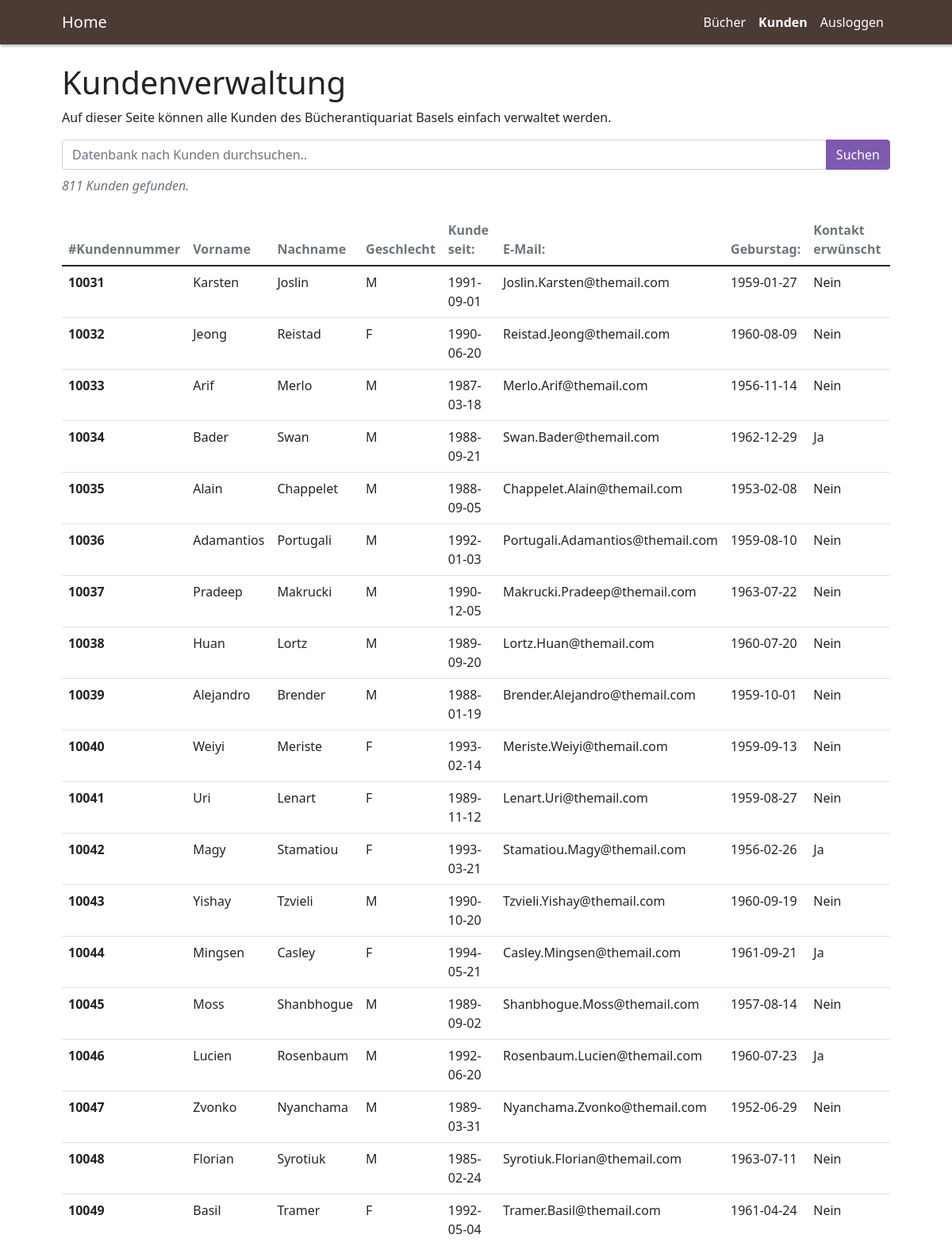
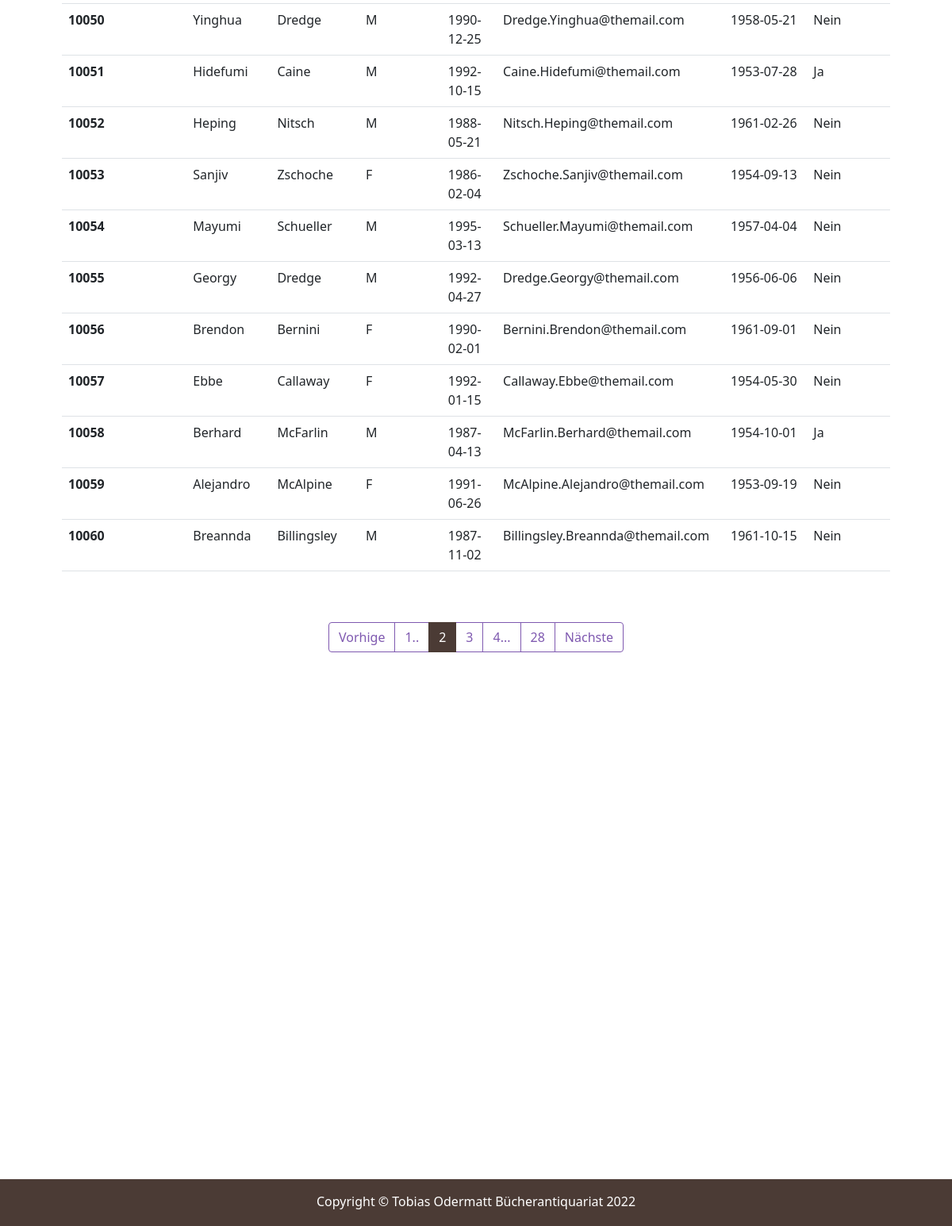
The app's page /index.php?view=viewCustomer&page=2 (signed in) with its own data (2 pictures, top to bottom).
### tables this page shows
CREATE TABLE `kunden` (
  `kid` int(11) NOT NULL,
  `geburtstag` date NOT NULL,
  `vorname` varchar(50) NOT NULL,
  `name` varchar(50) NOT NULL,
  `geschlecht` enum('M','F') NOT NULL,
  `kunde_seit` date NOT NULL,
  `email` varchar(150) NOT NULL,
  `kontaktpermail` tinyint(4) NOT NULL
);

### controller/CustomerController.php (called while the page is built, shortened)
<?php
class CustomerController {
    public function load_customers($start,$limit,$db,$sortmethod,$sort){
        $Customers = new Customer();
        $Customers = $Customers->get_data($start,$limit,$db,$sortmethod,$sort);
        return $Customers;
    }
}
?>

### model/customer.php (called while the page is built, shortened)
<?php
class Customer{
public function get_data($start,$limit,$db,$sortmethod,$sort){
    $countrecords = $db->query("SELECT COUNT(*) FROM kunden");
    $countrecords = $countrecords->fetchColumn();
    $stmt = $db->prepare("SELECT * FROM kunden LIMIT $start, $limit");
    $stmt->execute();
    return array($countrecords,$stmt->fetchAll(PDO::FETCH_CLASS, "customer"));
}
}
?>

### view/viewCustomer.inc.php (the view, shortened to what this page needs)
<br>
<h1>Kundenverwaltung</h1>
<p>Auf dieser Seite können alle Kunden des Bücherantiquariat Basels einfach verwaltet werden.</p>
<?php
require_once('controller/CustomerController.php');
require_once('helpers/paginationmanagement.php');
include 'model/customer.php';
$db = Database::getInstance();
$countOfResults = 30;
$paginationsystem = new paginationmanagement($countOfResults);
$start = $paginationsystem->get_start();
$limit = $paginationsystem->get_limit();
$customers  = new CustomerController($db);
$sortoption = ["ASC", "DESC"];
$displaysortmethod = "ASC";
if(isset($_GET['sortmethod']))
{
 if(in_array($_GET['sortmethod'], $sortoption))
  {
	$sortmethod = $_GET['sortmethod'];
  if($sortmethod == "ASC")
  {
      $displaysortmethod = "DESC";
  }
  else
  {
      $displaysortmethod = "ASC";
  }
  }
}
else
{
  $sortmethod = "ASC";
}
$sort = isset($_GET['sort']) ? $_GET['sort'] : null;
$searchkeyword = isset($_GET['search']) ? $_GET['search'] : null;
$totalcounts = 0;
if($searchkeyword == null)
{
  $result = $customers->load_customers($start, $limit, $db, $sortmethod, $sort);
  $totalcounts = $result[0];
  $customers = $result[1];
}
else
{
  $result = $customers->load_customersWithKeyword($start, $limit, $db, $searchkeyword, $sortmethod, $sort);
  $totalcounts = $result[0];
  $customers = $result[1];
}
if($searchkeyword == null){
  $displaysearch = '';
}
else{
  $displaysearch = '&search=' . $searchkeyword;
}
?>
<div class="input-group">
  <input type="search" class="form-control rounded" placeholder="Datenbank nach Kunden durchsuchen.." id="searchInput"/>
  <button type="button" onclick="addSearchParamToGET()" class="btn btn-primary">Suchen</button>
</div>
<p class="text-secondary py-2" style="font-style: italic"><?php echo $totalcounts?> Kunden gefunden.</p>
<table class="table">
  <thead class="thead-light">
    <tr>
      <th scope="col"><a href="./index.php?view=viewCustomer&sortmethod=<?php echo $displaysortmethod ?>&sort=kid<?php echo $displaysearch?>" class="link-secondary text-decoration-none">
          #Kundennummer</a></th>
      <th scope="col"><a href="./index.php?view=viewCustomer&sortmethod=<?php echo $displaysortmethod ?>&sort=vorname<?php echo $displaysearch?>" class="link-secondary text-decoration-none">
          Vorname</a></th>
      <th scope="col"><a href="./index.php?view=viewCustomer&sortmethod=<?php echo $displaysortmethod ?>&sort=name<?php echo $displaysearch?>" class="link-secondary text-decoration-none">
          Nachname</a></th>
      <th scope="col"><a href="./index.php?view=viewCustomer&sortmethod=<?php echo $displaysortmethod ?>&sort=geschlecht<?php echo $displaysearch?>" class="link-secondary text-decoration-none">
          Geschlecht</a></th>
      <th scope="col"><a href="./index.php?view=viewCustomer&sortmethod=<?php echo $displaysortmethod ?>&sort=kunde_seit<?php echo $displaysearch?>" class="link-secondary text-decoration-none">
          Kunde seit:</a></th>
      <th scope="col"><a href="./index.php?view=viewCustomer&sortmethod=<?php echo $displaysortmethod ?>&sort=email<?php echo $displaysearch?>" class="link-secondary text-decoration-none">
          E-Mail:</a></th>
      <th scope="col"><a href="./index.php?view=viewCustomer&sortmethod=<?php echo $displaysortmethod ?>&sort=geburtstag<?php echo $displaysearch?>" class="link-secondary text-decoration-none">
          Geburstag:</a></th>
      <th scope="col"><a href="./index.php?view=viewCustomer&sortmethod=<?php echo $displaysortmethod ?>&sort=kontaktpermail<?php echo $displaysearch?>" class="link-secondary text-decoration-none">
          Kontakt erwünscht</a></th>
    </tr>
  </thead>
  <tbody>
    <?php foreach ($customers as $customer) : ?>
      <tr>
        <th scope="row"><?php echo $customer->kid; ?></th>
        <td><?php echo $customer->vorname; ?></td>
        <td><?php echo $customer->name; ?></td>
        <td><?php echo $customer->geschlecht; ?></td>
        <td><?php echo $customer->kunde_seit; ?></td>
        <td><?php echo $customer->email; ?></td>
        <td><?php echo $customer->geburtstag; ?></td>
        <td><?php echo $customer->kontaktpermail == 1 ? "Ja" : "Nein"; ?></td>
      </tr>
    <?php endforeach; ?>
  </tbody>
</table>

### records on screen
kunden: kid "10031", vorname "Karsten", name "Joslin", geschlecht "M", kunde_seit "1991-09-01", email "Joslin.Karsten@themail.com", geburtstag "1959-01-27", kontaktpermail "Nein"
kunden: kid "10032", vorname "Jeong", name "Reistad", geschlecht "F", kunde_seit "1990-06-20", email "Reistad.Jeong@themail.com", geburtstag "1960-08-09", kontaktpermail "Nein"
kunden: kid "10033", vorname "Arif", name "Merlo", geschlecht "M", kunde_seit "1987-03-18", email "Merlo.Arif@themail.com", geburtstag "1956-11-14", kontaktpermail "Nein"
kunden: kid "10034", vorname "Bader", name "Swan", geschlecht "M", kunde_seit "1988-09-21", email "Swan.Bader@themail.com", geburtstag "1962-12-29", kontaktpermail "Ja"
kunden: kid "10035", vorname "Alain", name "Chappelet", geschlecht "M", kunde_seit "1988-09-05", email "Chappelet.Alain@themail.com", geburtstag "1953-02-08", kontaktpermail "Nein"
kunden: kid "10036", vorname "Adamantios", name "Portugali", geschlecht "M", kunde_seit "1992-01-03", email "Portugali.Adamantios@themail.com", geburtstag "1959-08-10", kontaktpermail "Nein"
kunden: kid "10037", vorname "Pradeep", name "Makrucki", geschlecht "M", kunde_seit "1990-12-05", email "Makrucki.Pradeep@themail.com", geburtstag "1963-07-22", kontaktpermail "Nein"
kunden: kid "10038", vorname "Huan", name "Lortz", geschlecht "M", kunde_seit "1989-09-20", email "Lortz.Huan@themail.com", geburtstag "1960-07-20", kontaktpermail "Nein"
kunden: kid "10039", vorname "Alejandro", name "Brender", geschlecht "M", kunde_seit "1988-01-19", email "Brender.Alejandro@themail.com", geburtstag "1959-10-01", kontaktpermail "Nein"
kunden: kid "10040", vorname "Weiyi", name "Meriste", geschlecht "F", kunde_seit "1993-02-14", email "Meriste.Weiyi@themail.com", geburtstag "1959-09-13", kontaktpermail "Nein"
kunden: kid "10041", vorname "Uri", name "Lenart", geschlecht "F", kunde_seit "1989-11-12", email "Lenart.Uri@themail.com", geburtstag "1959-08-27", kontaktpermail "Nein"
kunden: kid "10042", vorname "Magy", name "Stamatiou", geschlecht "F", kunde_seit "1993-03-21", email "Stamatiou.Magy@themail.com", geburtstag "1956-02-26", kontaktpermail "Ja"
kunden: kid "10043", vorname "Yishay", name "Tzvieli", geschlecht "M", kunde_seit "1990-10-20", email "Tzvieli.Yishay@themail.com", geburtstag "1960-09-19", kontaktpermail "Nein"
kunden: kid "10044", vorname "Mingsen", name "Casley", geschlecht "F", kunde_seit "1994-05-21", email "Casley.Mingsen@themail.com", geburtstag "1961-09-21", kontaktpermail "Ja"
kunden: kid "10045", vorname "Moss", name "Shanbhogue", geschlecht "M", kunde_seit "1989-09-02", email "Shanbhogue.Moss@themail.com", geburtstag "1957-08-14", kontaktpermail "Nein"
kunden: kid "10046", vorname "Lucien", name "Rosenbaum", geschlecht "M", kunde_seit "1992-06-20", email "Rosenbaum.Lucien@themail.com", geburtstag "1960-07-23", kontaktpermail "Ja"
kunden: kid "10047", vorname "Zvonko", name "Nyanchama", geschlecht "M", kunde_seit "1989-03-31", email "Nyanchama.Zvonko@themail.com", geburtstag "1952-06-29", kontaktpermail "Nein"
kunden: kid "10048", vorname "Florian", name "Syrotiuk", geschlecht "M", kunde_seit "1985-02-24", email "Syrotiuk.Florian@themail.com", geburtstag "1963-07-11", kontaktpermail "Nein"
kunden: kid "10049", vorname "Basil", name "Tramer", geschlecht "F", kunde_seit "1992-05-04", email "Tramer.Basil@themail.com", geburtstag "1961-04-24", kontaktpermail "Nein"
kunden: kid "10050", vorname "Yinghua", name "Dredge", geschlecht "M", kunde_seit "1990-12-25", email "Dredge.Yinghua@themail.com", geburtstag "1958-05-21", kontaktpermail "Nein"
kunden: kid "10051", vorname "Hidefumi", name "Caine", geschlecht "M", kunde_seit "1992-10-15", email "Caine.Hidefumi@themail.com", geburtstag "1953-07-28", kontaktpermail "Ja"
kunden: kid "10052", vorname "Heping", name "Nitsch", geschlecht "M", kunde_seit "1988-05-21", email "Nitsch.Heping@themail.com", geburtstag "1961-02-26", kontaktpermail "Nein"
kunden: kid "10053", vorname "Sanjiv", name "Zschoche", geschlecht "F", kunde_seit "1986-02-04", email "Zschoche.Sanjiv@themail.com", geburtstag "1954-09-13", kontaktpermail "Nein"
kunden: kid "10054", vorname "Mayumi", name "Schueller", geschlecht "M", kunde_seit "1995-03-13", email "Schueller.Mayumi@themail.com", geburtstag "1957-04-04", kontaktpermail "Nein"
kunden: kid "10055", vorname "Georgy", name "Dredge", geschlecht "M", kunde_seit "1992-04-27", email "Dredge.Georgy@themail.com", geburtstag "1956-06-06", kontaktpermail "Nein"
kunden: kid "10056", vorname "Brendon", name "Bernini", geschlecht "F", kunde_seit "1990-02-01", email "Bernini.Brendon@themail.com", geburtstag "1961-09-01", kontaktpermail "Nein"
kunden: kid "10057", vorname "Ebbe", name "Callaway", geschlecht "F", kunde_seit "1992-01-15", email "Callaway.Ebbe@themail.com", geburtstag "1954-05-30", kontaktpermail "Nein"
kunden: kid "10058", vorname "Berhard", name "McFarlin", geschlecht "M", kunde_seit "1987-04-13", email "McFarlin.Berhard@themail.com", geburtstag "1954-10-01", kontaktpermail "Ja"
kunden: kid "10059", vorname "Alejandro", name "McAlpine", geschlecht "F", kunde_seit "1991-06-26", email "McAlpine.Alejandro@themail.com", geburtstag "1953-09-19", kontaktpermail "Nein"
kunden: kid "10060", vorname "Breannda", name "Billingsley", geschlecht "M", kunde_seit "1987-11-02", email "Billingsley.Breannda@themail.com", geburtstag "1961-10-15", kontaktpermail "Nein"

### other values on screen
$value "Bücher"
$value "Kunden"
$value "Ausloggen"
$totalcounts "811"
$currentpage "2"
$currentpage + $i "3"
$currentpage + $i "4"
$pages "28"
